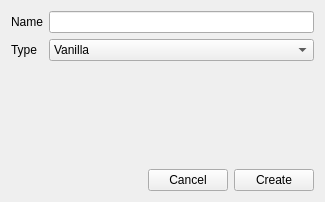
<?xml version="1.0" encoding="UTF-8"?>
<ui version="4.0">
 <class>AddInstanceWindow</class>
 <widget class="QWidget" name="AddInstanceWindow">
  <property name="windowModality">
   <enum>Qt::NonModal</enum>
  </property>
  <property name="enabled">
   <bool>true</bool>
  </property>
  <property name="geometry">
   <rect>
    <x>0</x>
    <y>0</y>
    <width>325</width>
    <height>202</height>
   </rect>
  </property>
  <property name="sizePolicy">
   <sizepolicy hsizetype="Minimum" vsizetype="Minimum">
    <horstretch>0</horstretch>
    <verstretch>0</verstretch>
   </sizepolicy>
  </property>
  <property name="sizeIncrement">
   <size>
    <width>0</width>
    <height>0</height>
   </size>
  </property>
  <property name="baseSize">
   <size>
    <width>0</width>
    <height>0</height>
   </size>
  </property>
  <property name="cursor">
   <cursorShape>ArrowCursor</cursorShape>
  </property>
  <property name="windowTitle">
   <string>Add an instance</string>
  </property>
  <layout class="QVBoxLayout" name="verticalLayout">
   <item>
    <layout class="QFormLayout" name="formLayout">
     <property name="sizeConstraint">
      <enum>QLayout::SetDefaultConstraint</enum>
     </property>
     <property name="fieldGrowthPolicy">
      <enum>QFormLayout::AllNonFixedFieldsGrow</enum>
     </property>
     <item row="0" column="0">
      <widget class="QLabel" name="nameLabel">
       <property name="text">
        <string>Name</string>
       </property>
      </widget>
     </item>
     <item row="1" column="0">
      <widget class="QLabel" name="typeLabel">
       <property name="text">
        <string>Type</string>
       </property>
      </widget>
     </item>
     <item row="0" column="1">
      <widget class="QLineEdit" name="lineEdit"/>
     </item>
     <item row="1" column="1">
      <widget class="QComboBox" name="typeComboBox">
       <property name="sizePolicy">
        <sizepolicy hsizetype="Minimum" vsizetype="Fixed">
         <horstretch>0</horstretch>
         <verstretch>0</verstretch>
        </sizepolicy>
       </property>
       <property name="sizeAdjustPolicy">
        <enum>QComboBox::AdjustToContents</enum>
       </property>
       <item>
        <property name="text">
         <string>Vanilla</string>
        </property>
       </item>
       <item>
        <property name="text">
         <string>From a Git repository</string>
        </property>
       </item>
       <item>
        <property name="text">
         <string>From a zip file on your computer</string>
        </property>
       </item>
       <item>
        <property name="text">
         <string>From a zip file on the internet</string>
        </property>
       </item>
      </widget>
     </item>
    </layout>
   </item>
   <item>
    <layout class="QFormLayout" name="optionsFormLayout"/>
   </item>
   <item>
    <spacer name="verticalSpacer">
     <property name="orientation">
      <enum>Qt::Vertical</enum>
     </property>
     <property name="sizeHint" stdset="0">
      <size>
       <width>20</width>
       <height>40</height>
      </size>
     </property>
    </spacer>
   </item>
   <item>
    <layout class="QHBoxLayout" name="horizontalLayout">
     <item>
      <spacer name="horizontalSpacer">
       <property name="orientation">
        <enum>Qt::Horizontal</enum>
       </property>
       <property name="sizeHint" stdset="0">
        <size>
         <width>40</width>
         <height>20</height>
        </size>
       </property>
      </spacer>
     </item>
     <item>
      <widget class="QPushButton" name="cancelButton">
       <property name="text">
        <string>Cancel</string>
       </property>
      </widget>
     </item>
     <item>
      <widget class="QPushButton" name="createButton">
       <property name="text">
        <string>Create</string>
       </property>
       <property name="autoDefault">
        <bool>false</bool>
       </property>
      </widget>
     </item>
    </layout>
   </item>
  </layout>
 </widget>
 <resources/>
 <connections>
  <connection>
   <sender>cancelButton</sender>
   <signal>clicked()</signal>
   <receiver>AddInstanceWindow</receiver>
   <slot>close()</slot>
   <hints>
    <hint type="sourcelabel">
     <x>188</x>
     <y>176</y>
    </hint>
    <hint type="destinationlabel">
     <x>162</x>
     <y>100</y>
    </hint>
   </hints>
  </connection>
 </connections>
</ui>
